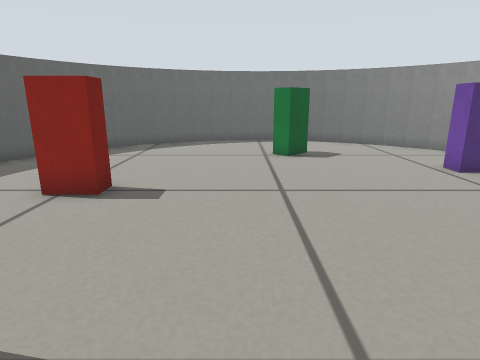
View 1 (above)

14 first-person views from a walk through a robot-simulator world made for Gazebo. The camera is 0.4 m above the floor, tilts 14° down and sees 75° across. The floor is counted in squares, 0.2 m on a side. Each view is taken from the middle of a square. On the plan, view 1 faces up. The plan holds only what a view shows up to about 17 squares ahead; the rest is blank.

View 2
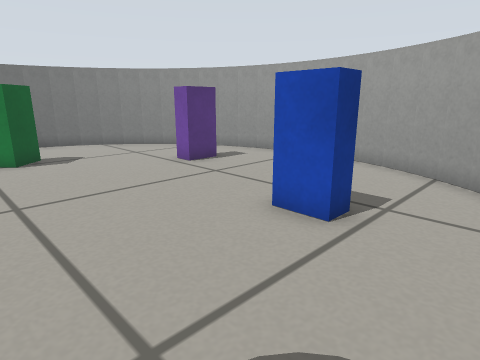

View 3
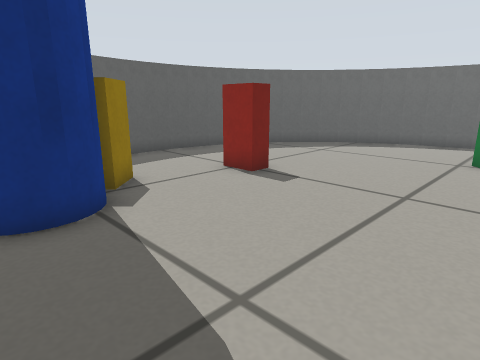

View 4
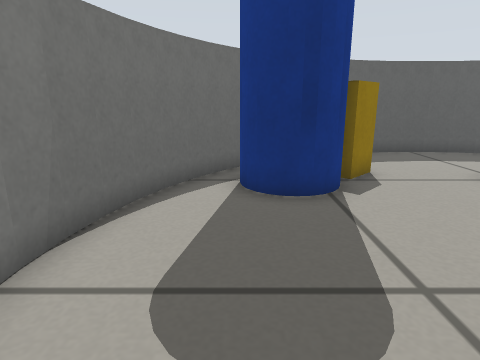

View 5
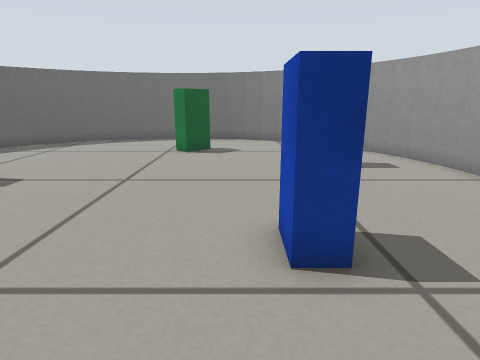

View 6
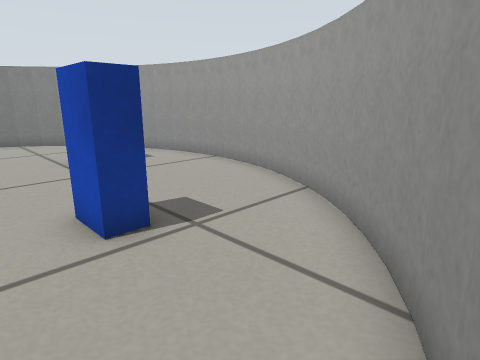

View 7
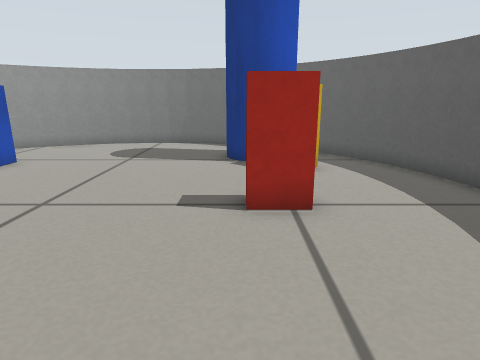

View 8
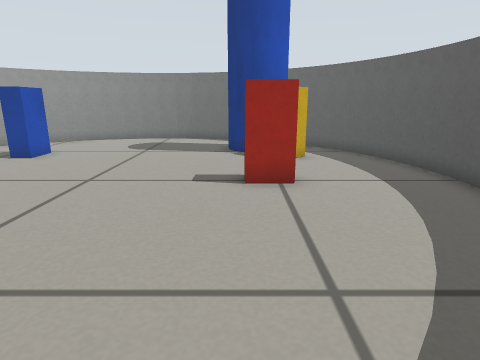

View 9
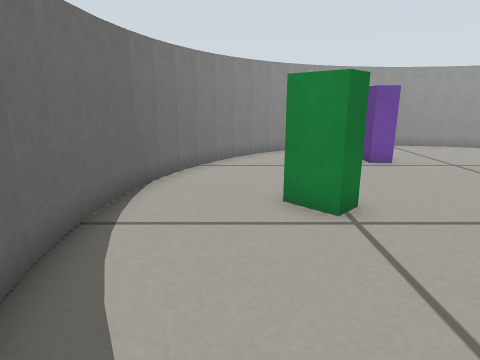

View 10
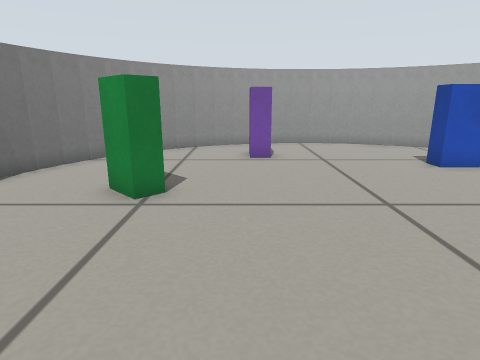

View 11
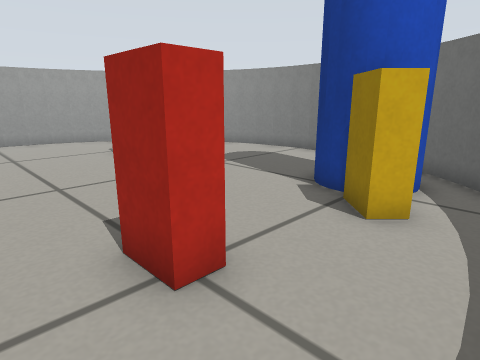

View 12
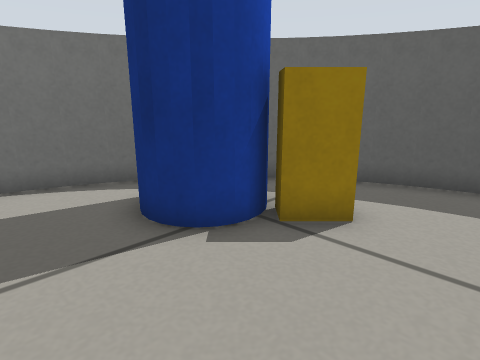

View 13
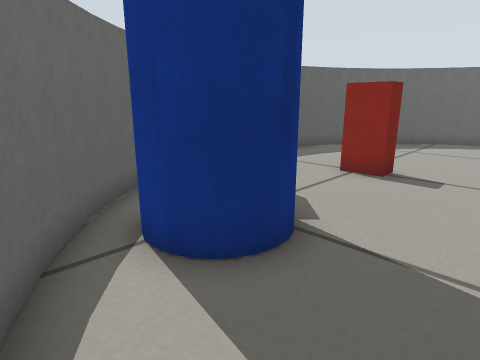

View 14
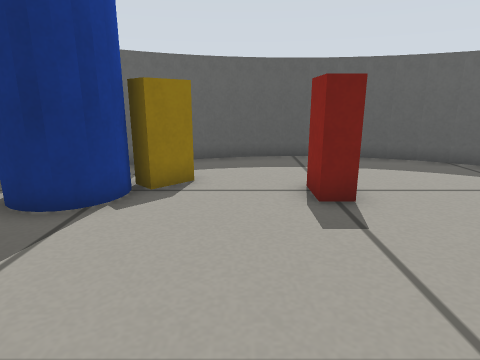

### Floor plan
Points are (right, up) in squares from view 1. A wall is a line through its corners. A room is listed if a view was taken in it or the views show most of it. See-through windows are left out.
Room 1 (views 1, 2, 3, 4, 5, 6, 7, 8, 9, 10, 11, 12, 13, 14)
walls: (-7.7, 11.2) (-8.2, 10.2); (6.7, -0.8) (7.6, -0.1); (8.8, 12.7) (8.2, 13.5); (-8.4, 4.7) (-8.1, 3.7); (-1.3, 16.4) (-2.3, 16.1); (3.3, -2.4) (4.3, -2.1); (-8.1, 10.3) (-8.4, 9.3); (-2.3, -2.1) (-1.2, -2.5); (10.1, 3.7) (10.4, 4.7); (10.6, 8.3) (10.4, 9.4); (-4, -1.3) (-3.1, -1.8); (-6.1, 13.6) (-6.8, 12.8); (-5.6, -0.1) (-4.7, -0.8); (8.1, 0.4) (8.8, 1.3); (-6.2, 0.5) (-5.4, -0.3); (-5.5, 14.2) (-6.2, 13.5); (7.5, -0.2) (8.2, 0.5); (-6.7, 12.9) (-7.4, 12); (6.9, 14.7) (5.9, 15.4); (-8.4, 9.4) (-8.6, 8.4); (-1.4, -2.4) (-0.3, -2.6); (-0.4, 16.6) (-1.4, 16.4); (2.4, -2.6) (3.4, -2.4); (10.4, 4.6) (10.6, 5.6); (5.3, 15.7) (4.2, 16.2); (-8.7, 6.6) (-8.6, 5.6) (-8.4, 4.6); (-3.1, 15.8) (-4.1, 15.3); (0.6, 16.7) (-0.5, 16.6); (1.4, -2.7) (2.5, -2.6); (5.1, -1.8) (6.1, -1.3); (8.3, 13.4) (7.5, 14.2); (9.8, 11.1) (9.3, 12); (10.7, 7.4) (10.6, 8.5); (-8.7, 7.5) (-8.7, 6.5); (1.5, 16.7) (0.5, 16.7); (10.7, 6.5) (10.7, 7.5); (4.4, 16.1) (3.3, 16.4); (-8.6, 8.5) (-8.7, 7.4); (-0.5, -2.6) (0.5, -2.7) (1.5, -2.7); (10.6, 5.5) (10.7, 6.6); (8.8, 1.2) (9.3, 2); (-7.4, 2.1) (-6.8, 1.1); (5.9, -1.4) (6.8, -0.8); (9.4, 11.9) (8.7, 12.9); (3.5, 16.4) (2.4, 16.6) (1.4, 16.7); (-8.2, 3.8) (-7.8, 2.9) (-7.3, 1.9); (-2.2, 16.2) (-3.2, 15.7); (4.2, -2.2) (5.2, -1.7); (10.2, 10.2) (9.8, 11.2); (-7.3, 12.1) (-7.8, 11.1); (-6.9, 1.3) (-6.2, 0.4); (-4.7, 14.9) (-5.6, 14.1); (6.1, 15.3) (5.1, 15.8); (9.3, 1.9) (9.8, 2.9); (-3.2, -1.8) (-2.2, -2.2); (9.8, 2.8) (10.2, 3.8); (10.5, 9.2) (10.1, 10.3); (7.6, 14.2) (6.8, 14.8); (-4, 15.4) (-4.8, 14.8); (-4.9, -0.8) (-3.9, -1.4)
objects: blue cylinder (-5, 0) to (-3, 2); yellow box (-5, 3) to (-4, 4); red box (-4, 7) to (-3, 7); green box (1, 12) to (3, 13); blue box (5, 3) to (5, 4); purple box (7, 9)

Where each view was taken, in squares from view 1:
view 1: 0 up, 0 right, facing up
view 2: 0 up, 0 right, facing up-right
view 3: 0 up, 3 right, facing up-left
view 4: 0 up, 4 right, facing left
view 5: 1 down, 4 right, facing up
view 6: 2 down, 3 right, facing up-right
view 7: 13 up, 3 left, facing down
view 8: 15 up, 3 left, facing down
view 9: 14 up, 4 left, facing right
view 10: 10 up, 5 left, facing right
view 11: 9 up, 7 left, facing down-right
view 12: 6 up, 0 right, facing down-left
view 13: 2 down, 0 right, facing up-left
view 14: 5 up, 3 right, facing left
